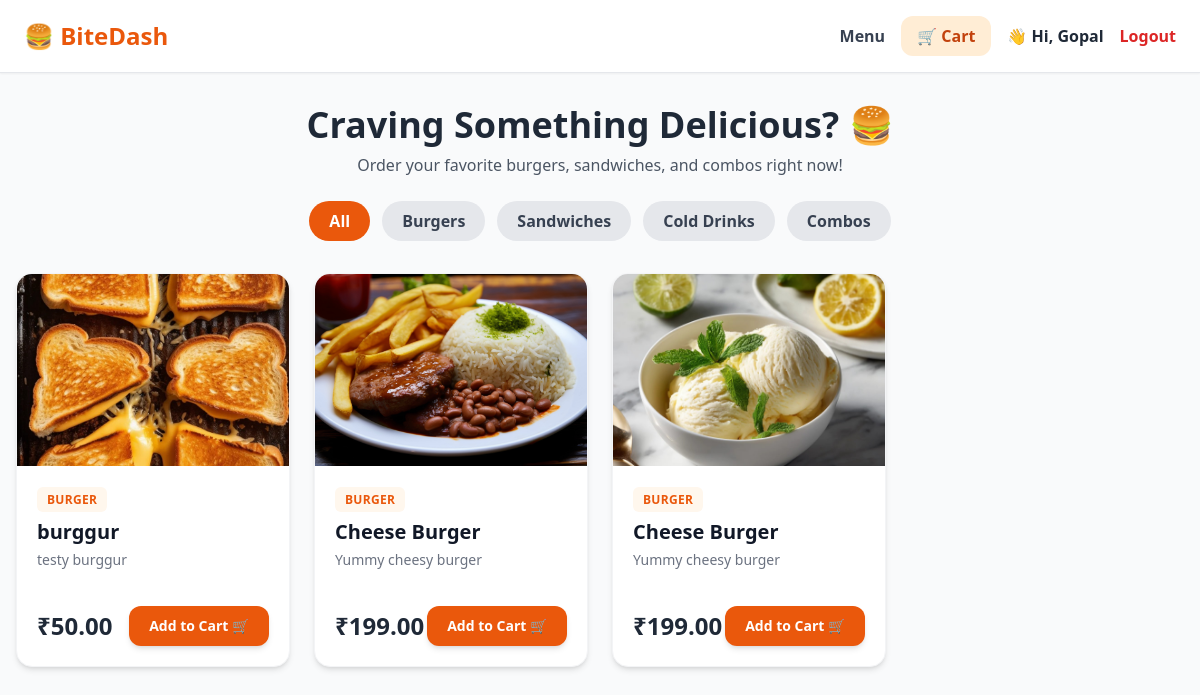
Screenshot of / (signed in) with the database file from the repository.
### core/models.py (models this page shows, shortened)
class FoodItem(models.Model):
    CATEGORY_CHOICES = (
        ('Burger', 'Burger'),
        ('Sandwich', 'Sandwich'),
        ('Drink', 'Cold Drink'),
        ('Combo', 'Combo Meal'),
    )
    name = models.CharField(max_length=100)
    category = models.CharField(max_length=50, choices=CATEGORY_CHOICES)
    price = models.DecimalField(max_digits=8, decimal_places=2)
    description = models.TextField(blank=True)
    image = models.ImageField(upload_to='food_images/', blank=True, null=True)
    is_available = models.BooleanField(default=True)

### core/views.py (the view)
# urls.py: path('', views.menu_view, name='menu'),
def menu_view(request):
    query = request.GET.get('q', '')
    category = request.GET.get('category', '')
    food_items = FoodItem.objects.filter(is_available=True)
    if query:
        food_items = food_items.filter(name__icontains=query)
    if category and category != 'All':
        food_items = food_items.filter(category=category)
    return render(request, 'core/menu.html', {'food_items': food_items})

### core/templates/core/menu.html
{% extends 'core/base.html' %}
{% block content %}
<div class="mb-8 text-center">
    <h1 class="text-4xl font-black text-gray-800 mb-2">Craving Something Delicious? 🍔</h1>
    <p class="text-gray-600">Order your favorite burgers, sandwiches, and combos right now!</p>
    <div class="flex justify-center gap-3 mt-6 flex-wrap">
        <a href="?category=All" class="px-5 py-2 rounded-full font-semibold {% if selected_category == 'All' or not selected_category %}bg-orange-600 text-white{% else %}bg-gray-200 text-gray-700 hover:bg-gray-300{% endif %} transition">All</a>
        <a href="?category=Burger" class="px-5 py-2 rounded-full font-semibold {% if selected_category == 'Burger' %}bg-orange-600 text-white{% else %}bg-gray-200 text-gray-700 hover:bg-gray-300{% endif %} transition">Burgers</a>
        <a href="?category=Sandwich" class="px-5 py-2 rounded-full font-semibold {% if selected_category == 'Sandwich' %}bg-orange-600 text-white{% else %}bg-gray-200 text-gray-700 hover:bg-gray-300{% endif %} transition">Sandwiches</a>
        <a href="?category=Drink" class="px-5 py-2 rounded-full font-semibold {% if selected_category == 'Drink' %}bg-orange-600 text-white{% else %}bg-gray-200 text-gray-700 hover:bg-gray-300{% endif %} transition">Cold Drinks</a>
        <a href="?category=Combo" class="px-5 py-2 rounded-full font-semibold {% if selected_category == 'Combo' %}bg-orange-600 text-white{% else %}bg-gray-200 text-gray-700 hover:bg-gray-300{% endif %} transition">Combos</a>
    </div>
</div>
<div class="grid grid-cols-1 md:grid-cols-3 lg:grid-cols-4 gap-6">
    {% for item in food_items %}
    <div class="bg-white rounded-2xl shadow-md overflow-hidden hover:shadow-xl transition flex flex-col justify-between border border-gray-100">
        <div>
            {% if item.image %}
                <img src="{{ item.image.url }}" alt="{{ item.name }}" class="w-full h-48 object-cover">
            {% else %}
                <div class="w-full h-48 bg-orange-100 flex items-center justify-center text-4xl">🍔</div>
            {% endif %}
            <div class="p-5">
                <span class="text-xs font-bold uppercase tracking-wide text-orange-600 bg-orange-50 px-2.5 py-1 rounded-md">{{ item.category }}</span>
                <h3 class="text-xl font-bold text-gray-900 mt-2">{{ item.name }}</h3>
                <p class="text-gray-500 text-sm mt-1 line-clamp-2">{{ item.description }}</p>
            </div>
        </div>
        <div class="p-5 pt-0 flex items-center justify-between mt-4">
            <span class="text-2xl font-extrabold text-gray-800">₹{{ item.price }}</span>
            <a href="{% url 'add_to_cart' item.id %}" class="bg-orange-600 text-white px-5 py-2.5 rounded-xl font-bold hover:bg-orange-700 transition shadow-md text-sm flex items-center gap-2">
                Add to Cart 🛒
            </a>
        </div>
    </div>
    {% empty %}
    <div class="col-span-full text-center py-12">
        <p class="text-gray-500 text-lg">No food items found in this category yet. Add them from Admin Panel!</p>
    </div>
    {% endfor %}
</div>
{% endblock %}

### core/templates/core/base.html (shortened to what this page needs)
<!DOCTYPE html>
<html lang="en">
<head>
    <script src="https://cdn.tailwindcss.com"></script>
</head>
<body class="bg-gray-50 min-h-screen">
    <nav class="bg-white shadow-sm border-b px-6 py-4 flex justify-between items-center">
        <a href="{% url 'menu' %}" class="text-2xl font-black text-orange-600">🍔 BiteDash</a>
        <div class="space-x-4 flex items-center">
            <a href="{% url 'menu' %}" class="text-gray-700 font-semibold hover:text-orange-600">Menu</a>
            <a href="{% url 'cart' %}" class="bg-orange-100 text-orange-700 px-4 py-2 rounded-xl font-bold hover:bg-orange-200 transition">🛒 Cart</a>
            {% if request.user.is_authenticated %}
                <span class="text-gray-800 font-bold">👋 Hi, {{ request.user.username }}</span>
                <a href="{% url 'logout' %}" class="text-red-600 font-bold hover:underline">Logout</a>
            {% else %}
                <a href="{% url 'login' %}" class="bg-orange-600 text-white px-4 py-2 rounded-xl font-bold hover:bg-orange-700 transition">Login</a>
                <a href="{% url 'signup' %}" class="text-gray-700 font-semibold">Sign Up</a>
            {% endif %}
        </div>
    </nav>
    <main class="py-8 px-4">
        {% block content %}
        {% endblock %}
    </main>
</body>
</html>

### rows the page displays
FoodItem: image (picture), category "BURGER", name "burggur", description "testy burggur", price "50.00"
FoodItem: image (picture), category "BURGER", name "Cheese Burger", description "Yummy cheesy burger", price "199.00"
FoodItem: image (picture), category "BURGER", name "Cheese Burger", description "Yummy cheesy burger", price "199.00"

### other values shown
{{ request.user.username }} "Gopal"
